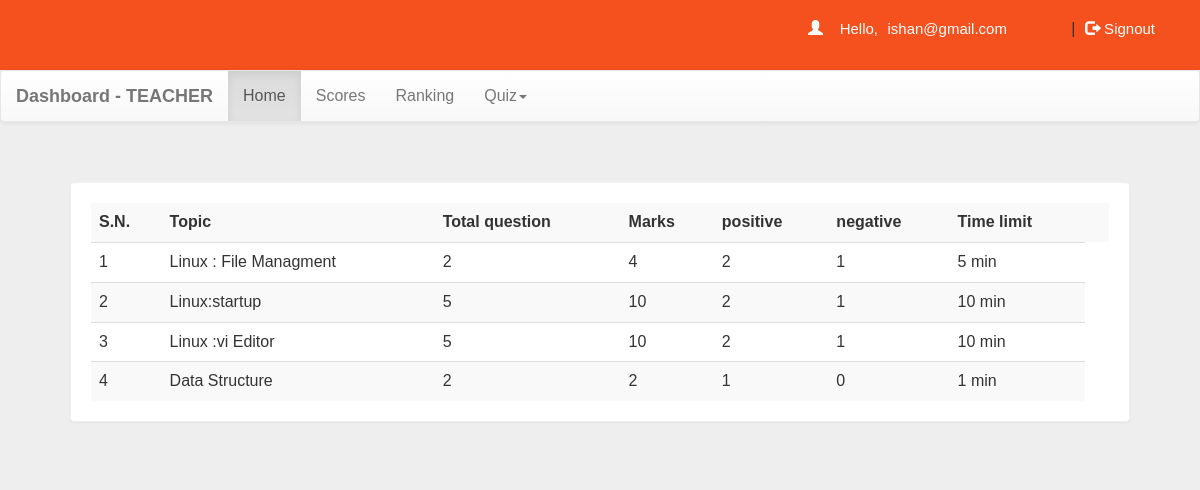
/dash.php?q=0 (signed in), run on the app's committed database.
### tables this page shows
CREATE TABLE `quiz` (
  `eid` text NOT NULL,
  `title` varchar(100) NOT NULL,
  `sahi` int(11) NOT NULL,
  `wrong` int(11) NOT NULL,
  `total` int(11) NOT NULL,
  `time` bigint(20) NOT NULL,
  `intro` text NOT NULL,
  `tag` varchar(100) NOT NULL,
  `date` timestamp NOT NULL DEFAULT current_timestamp() ON UPDATE current_timestamp(),
  `email` varchar(50) DEFAULT NULL
);

### dash.php (the view, shortened to what this page needs)
<!DOCTYPE html>
<html>
<head>
<link  rel="stylesheet" href="css/bootstrap.min.css"/>
 <link  rel="stylesheet" href="css/bootstrap-theme.min.css"/>
 <link rel="stylesheet" href="css/main.css">
 <link  rel="stylesheet" href="css/font.css">
</head>
<body  style="background:#eee;">
<div class="header">
<div class="row">
<?php
 include_once 'dbConnection.php';
$email=$_SESSION['email'];
  if(!(isset($_SESSION['email']))){
header("location:index.php");
}
else
{
echo '<span class="pull-right top title1" ><span class="log1"><span class="glyphicon glyphicon-user" aria-hidden="true"></span>&nbsp;&nbsp;&nbsp;&nbsp;Hello,</span> <a href="dash.php" class="log log1">'.$email.'</a>&nbsp;|&nbsp;<a href="logout.php?q=dash.php" class="log"><span class="glyphicon glyphicon-log-out" aria-hidden="true"></span>&nbsp;Signout</button></a></span>';
}?>
</div></div>
<nav class="navbar navbar-default title1">
  <div class="container-fluid">
    <div class="navbar-header">
      <a class="navbar-brand" href="dash.php?q=0"><b>Dashboard - TEACHER</b></a>
    </div>
    <div class="collapse navbar-collapse" id="bs-example-navbar-collapse-1">
      <ul class="nav navbar-nav">
        <li <?php if(@$_GET['q']==0) echo'class="active"'; ?>><a href="dash.php?q=0">Home<span class="sr-only">(current)</span></a></li>
        <li <?php if(@$_GET['q']==1) echo'class="active"'; ?>><a href="dash.php?q=1">Scores</a></li>
		<li <?php if(@$_GET['q']==2) echo'class="active"'; ?>><a href="dash.php?q=2">Ranking</a></li>
        <li class="dropdown <?php if(@$_GET['q']==4 || @$_GET['q']==5) echo'active'; ?>">
          <a href="#" class="dropdown-toggle" data-toggle="dropdown" role="button" aria-haspopup="true" aria-expanded="false">Quiz<span class="caret"></span></a>
        </li>
      </ul>
          </div>
  </div>
</nav>
<div class="container">
<div class="row">
<div class="col-md-12">
<?php if(@$_GET['q']==0) {
$result = mysqli_query($con,"SELECT * FROM quiz where email='$email' ORDER BY date DESC") or die('Error');
echo  '<div class="panel"><table class="table table-striped title1">
<tr><td><b>S.N.</b></td><td><b>Topic</b></td><td><b>Total question</b></td><td><b>Marks</b></td><td><b>positive</b></td><td><b>negative</b></td><td><b>Time limit</b></td><td></td></tr>';
$c=1;
while($row = mysqli_fetch_array($result)) {
	$title = $row['title'];
	$total = $row['total'];
	$sahi = $row['sahi'];
  $wrong = $row['wrong'];
    $time = $row['time'];
	$eid = $row['eid'];
$q12=mysqli_query($con,"SELECT score FROM history WHERE eid='$eid' AND email='$email'" )or die('Error98');
$rowcount=mysqli_num_rows($q12);
if($rowcount == 0){
	echo '<tr><td>'.$c++.'</td><td>'.$title.'</td><td>'.$total.'</td><td>'.$sahi*$total.'</td><td>'.$sahi.'</td><td>'.$wrong.'</td><td>'.$time.'&nbsp;min</td>
	</tr>';
}
else
{
echo '<tr style="color:#8A2BE2"><td>'.$c++.'</td><td>'.$title.'&nbsp;<span title="This quiz is already solve by you" class="glyphicon glyphicon-ok" aria-hidden="true"></span></td><td>'.$total.'</td><td>'.$sahi*$total.'</td><td>'.$time.'&nbsp;min</td>
	</tr>';
}
}
echo '</table></div>';
}
?>
</div>
</div></div>
</body>
</html>

### css/main.css (style rules this page uses)
body { overflow-x:hidden; width:100%; font-size: 12px !important; font-family: Montserrat, sans-serif; background:#eee; min-height:550px; background-attachment:fixed; }
.panel { border-color:#eee; margin:40px; padding:20px; font: 15px "Century Gothic", "Times Roman", sans-serif; }
.header { background:#f4511e; height:70px; }
.title1 { font: 16px "Century Gothic", "Times Roman", sans-serif; }
.top { margin-top:20px; }
.log1 { font: 15px 'Montserrat', sans-serif; color:#fff; margin-left:10px; }
.log { margin:10px; margin-right:60px; margin-left:5px; color:#fff; text-decoration:none; font-size:20px; font-size:15px; }

### data on the page
quiz: title "Linux : File Managment", total "2", $sahi*$total "4", sahi "2", wrong "1", time "5"
quiz: title "Linux:startup", total "5", $sahi*$total "10", sahi "2", wrong "1", time "10"
quiz: title "Linux :vi Editor", total "5", $sahi*$total "10", sahi "2", wrong "1", time "10"
quiz: title "Data Structure", total "2", $sahi*$total "2", sahi "1", wrong "0", time "1"

### other printed values
$email "ishan@gmail.com"
